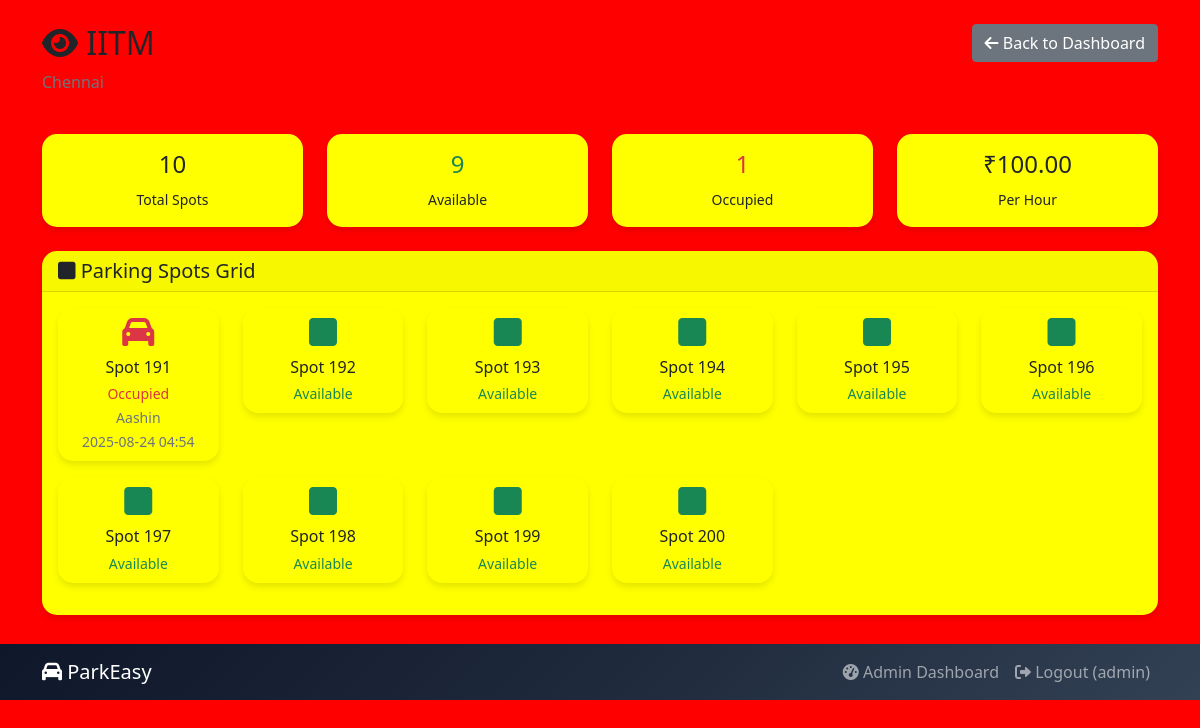
Page /admin/view_spots/6 (signed in) on the committed database.
### tables this page shows
CREATE TABLE parking_lots (
            id INTEGER PRIMARY KEY AUTOINCREMENT,
            prime_location_name TEXT NOT NULL,
            price REAL NOT NULL,
            address TEXT NOT NULL,
            pin_code TEXT NOT NULL,
            maximum_number_of_spots INTEGER NOT NULL,
            created_at TIMESTAMP DEFAULT CURRENT_TIMESTAMP
        );

CREATE TABLE reservations (
            id INTEGER PRIMARY KEY AUTOINCREMENT,
            spot_id INTEGER NOT NULL,
            user_id INTEGER NOT NULL,
            parking_timestamp TIMESTAMP DEFAULT CURRENT_TIMESTAMP,
            leaving_timestamp TIMESTAMP,
            parking_cost REAL,
            status TEXT DEFAULT 'active',
            FOREIGN KEY (spot_id) REFERENCES parking_spots (id),
            FOREIGN KEY (user_id) REFERENCES users (id)
        );

CREATE TABLE parking_spots (
            id INTEGER PRIMARY KEY AUTOINCREMENT,
            lot_id INTEGER NOT NULL,
            status TEXT DEFAULT 'A',
            created_at TIMESTAMP DEFAULT CURRENT_TIMESTAMP,
            FOREIGN KEY (lot_id) REFERENCES parking_lots (id)
        );

CREATE TABLE users (
            id INTEGER PRIMARY KEY AUTOINCREMENT,
            username TEXT UNIQUE NOT NULL,
            password TEXT NOT NULL,
            email TEXT,
            phone TEXT,
            created_at TIMESTAMP DEFAULT CURRENT_TIMESTAMP
        );

### app.py (the view)
@app.route('/admin/view_spots/<int:lot_id>')
def view_spots(lot_id):
    if not session.get('is_admin'):
        return redirect(url_for('login'))
    conn = get_db_connection()
    lot = conn.execute('SELECT * FROM parking_lots WHERE id = ?', (lot_id,)).fetchone()
    spots = conn.execute('''
        SELECT ps.*, r.user_id, u.username, r.parking_timestamp
        FROM parking_spots ps
        LEFT JOIN reservations r ON ps.id = r.spot_id AND r.status = "active"
        LEFT JOIN users u ON r.user_id = u.id
        WHERE ps.lot_id = ?
    ''', (lot_id,)).fetchall()
    conn.close()
    return render_template('view_spots.html', lot=lot, spots=spots)

### app.py (called while the page is built)
def get_db_connection():
    conn = sqlite3.connect(DATABASE)
    conn.row_factory = sqlite3.Row
    return conn

### templates/view_spots.html (shortened to what this page needs)
{% extends "base.html" %}
{% block content %}
<div class="container py-4">
    <div class="row mb-4">
        <div class="col">
            <h2><i class="fas fa-eye"></i> {{ lot.prime_location_name }}</h2>
            <p class="text-muted">{{ lot.address }}</p>
        </div>
        <div class="col-auto">
            <a href="{{ url_for('admin_dashboard') }}" class="btn btn-secondary">
                <i class="fas fa-arrow-left"></i> Back to Dashboard
            </a>
        </div>
    </div>
    <div class="row mb-4">
        <div class="col-md-3">
            <div class="card text-center">
                <div class="card-body">
                    <h4>{{ lot.maximum_number_of_spots }}</h4>
                    <small>Total Spots</small>
                </div>
            </div>
        </div>
        <div class="col-md-3">
            <div class="card text-center">
                <div class="card-body">
                    <h4 class="text-success">{{ spots|selectattr('status', 'equalto', 'A')|list|length }}</h4>
                    <small>Available</small>
                </div>
            </div>
        </div>
        <div class="col-md-3">
            <div class="card text-center">
                <div class="card-body">
                    <h4 class="text-danger">{{ spots|selectattr('status', 'equalto', 'O')|list|length }}</h4>
                    <small>Occupied</small>
                </div>
            </div>
        </div>
        <div class="col-md-3">
            <div class="card text-center">
                <div class="card-body">
                    <h4>₹{{ "%.2f"|format(lot.price) }}</h4>
                    <small>Per Hour</small>
                </div>
            </div>
        </div>
    </div>
    <div class="card">
        <div class="card-header">
            <h5 class="mb-0"><i class="fas fa-square"></i> Parking Spots Grid</h5>
        </div>
        <div class="card-body">
            <div class="row">
                {% for spot in spots %}
                    <div class="col-md-2 col-sm-3 col-4 mb-3">
                        <div class="card {% if spot.status == 'O' %}border-danger{% else %}border-success{% endif %}">
                            <div class="card-body text-center p-2">
                                <div class="mb-2">
                                    {% if spot.status == 'O' %}
                                        <i class="fas fa-car text-danger fa-2x"></i>
                                    {% else %}
                                        <i class="fas fa-square text-success fa-2x"></i>
                                    {% endif %}
                                </div>
                                <h6 class="card-title mb-1">Spot {{ spot.id }}</h6>
                                {% if spot.status == 'O' %}
                                    <small class="text-danger">Occupied</small><br>
                                    <small class="text-muted">{{ spot.username }}</small><br>
                                    <small class="text-muted">{{ spot.parking_timestamp[:16] }}</small>
                                {% else %}
                                    <small class="text-success">Available</small>
                                {% endif %}
                            </div>
                        </div>
                    </div>
                {% endfor %}
            </div>
        </div>
    </div>
    <div class="row mt-4">
        <div class="col">
            <div class="d-flex justify-content-center">
                <div class="me-4">
                    <i class="fas fa-square text-success"></i> Available
                </div>
                <div>
                    <i class="fas fa-car text-danger"></i> Occupied
                </div>
            </div>
        </div>
    </div>
</div>
{% endblock %}

### templates/base.html (shortened to what this page needs)
<!DOCTYPE html>
<html lang="en">
<head>
    <link href="https://cdnjs.cloudflare.com/ajax/libs/bootstrap/5.1.3/css/bootstrap.min.css" rel="stylesheet">
    <link href="https://cdnjs.cloudflare.com/ajax/libs/font-awesome/6.0.0/css/all.min.css" rel="stylesheet">
</head>
<body>
    <nav class="navbar navbar-expand-lg navbar-dark">
        <div class="container">
            <a class="navbar-brand" href="{{ url_for('home') }}">
                <i class="fas fa-car"></i> ParkEasy
            </a>
            <div class="collapse navbar-collapse" id="navbarNav">
                <ul class="navbar-nav ms-auto">
                    {% if session.user_id %}
                        {% if session.is_admin %}
                            <li class="nav-item">
                                <a class="nav-link" href="{{ url_for('admin_dashboard') }}">
                                    <i class="fas fa-tachometer-alt"></i> Admin Dashboard
                                </a>
                            </li>
                        {% endif %}
                        <li class="nav-item">
                            <a class="nav-link" href="{{ url_for('logout') }}">
                                <i class="fas fa-sign-out-alt"></i> Logout ({{ session.username }})
                            </a>
                        </li>
                    {% endif %}
                </ul>
            </div>
        </div>
    </nav>
    <main>
        {% block content %}{% endblock %}
    </main>
</body>
</html>

### templates/base.html (style rules this page uses)
body { background-color: red; }
.navbar { background: linear-gradient(135deg, #0f172a 0%, #1e293b 50%, #334155 100%); position:fixed; bottom:100px; width:100%; }
.card { border: none; border-radius: 15px; box-shadow: 0 4px 6px rgba(0, 0, 0, 0.1); background-color: yellow; bottom: 0; }

### rows in the picture
parking_lots: prime_location_name "IITM", address "Chennai", maximum_number_of_spots "10", price "100.00"
reservations: id "191", username "Aashin", parking_timestamp "2025-08-24 04:54"
parking_spots: status "A" (drawn), id "192"
parking_spots: status "A" (drawn), id "193"
parking_spots: status "A" (drawn), id "194"
parking_spots: status "A" (drawn), id "195"
parking_spots: status "A" (drawn), id "196"
parking_spots: status "A" (drawn), id "197"
parking_spots: status "A" (drawn), id "198"
parking_spots: status "A" (drawn), id "199"
parking_spots: status "A" (drawn), id "200"

### other values in the picture
{{ session.username }} "admin"
{{ spots|selectattr('status', 'equalto', 'A')|list|length }} "9"
{{ spots|selectattr('status', 'equalto', 'O')|list|length }} "1"
